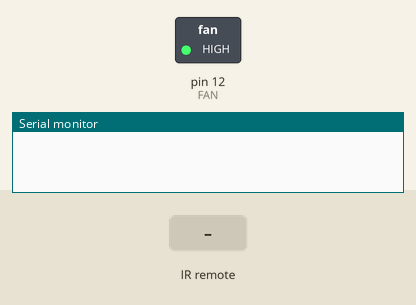
Recording of a sketch running on a simulated Arduino Uno, built with avr-gcc and run on an emulated ATmega328P. Parts: switched loads named in the sketch (green lamp = pin HIGH), the last lines printed to the serial monitor. The inputs (shaded band) are chosen by the test bench.

Above: at 1.2 s.
1.3 s: infrared code 0x38863BDC received
2.8 s: infrared code 0x38863BDC received
At 4.2 s:
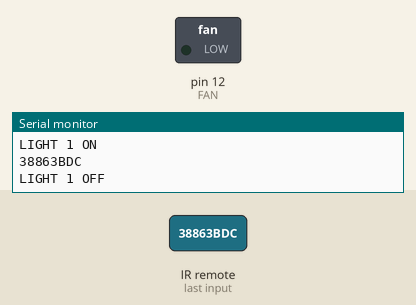
Timing chart, 0 to 5.8 s (numbered marks = the images above; inputs shaded):
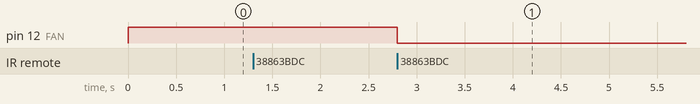

Measured:
- after the input at 2.8 s, pin 12 (FAN): HIGH → LOW at once

The sketch:

sketch_oct15a.ino
```cpp
#include <TimerOne.h>
#include <IRremote.h>
#define button1 0x38863BDC

int RECV_PIN = 3;
int FAN =12;

boolean LS1=0;
IRrecv irrecv(RECV_PIN);
decode_results results;

void setup() {
  irrecv.enableIRIn();
  pinMode(FAN, OUTPUT);
  // put your setup code here, to run once:
digitalWrite(FAN,HIGH);
Serial.begin(9600);
}

void loop() {
  // put your main code here, to run repeatedly:
if (irrecv.decode(&results)) {
    Serial.println(results.value,HEX);
    switch(results.value){
      case button1:{
        if(LS1==0){
          Serial.println("LIGHT 1 ON");
          digitalWrite(FAN,HIGH);
          LS1=1;
        }
        else{
          Serial.println("LIGHT 1 OFF");
          digitalWrite(FAN,LOW);
          LS1=0;
        }
        break;
      }
    }
    irrecv.resume();
}
}
```
